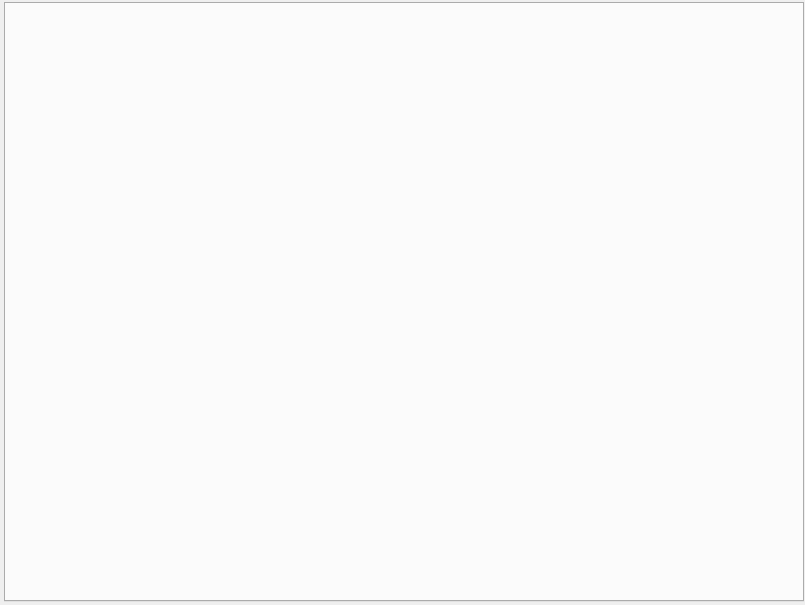
<?xml version="1.0" encoding="UTF-8"?>
<ui version="4.0">
 <class>TEditor</class>
 <widget class="QDialog" name="TEditor">
  <property name="geometry">
   <rect>
    <x>0</x>
    <y>0</y>
    <width>805</width>
    <height>605</height>
   </rect>
  </property>
  <property name="windowTitle">
   <string>Dialog</string>
  </property>
  <widget class="QTabWidget" name="tabWidget">
   <property name="geometry">
    <rect>
     <x>4</x>
     <y>2</y>
     <width>800</width>
     <height>600</height>
    </rect>
   </property>
   <property name="currentIndex">
    <number>-1</number>
   </property>
  </widget>
 </widget>
 <resources/>
 <connections/>
</ui>
